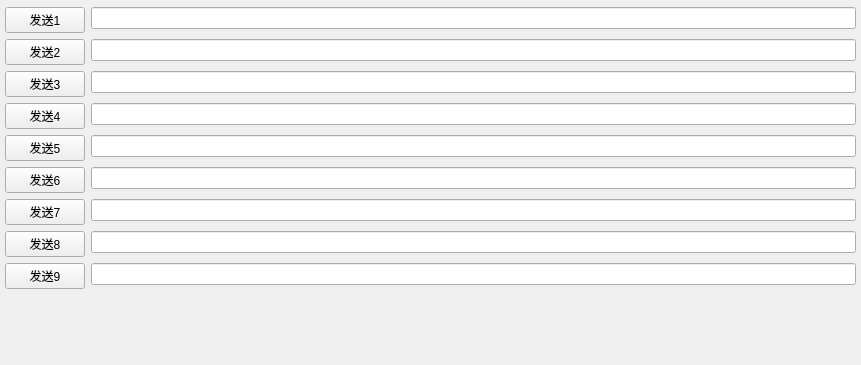
                    <widget class="QWidget" name="scrollAreaWidgetContents_2">
                     <property name="geometry">
                      <rect>
                       <x>0</x>
                       <y>0</y>
                       <width>861</width>
                       <height>365</height>
                      </rect>
                     </property>
                     <layout class="QVBoxLayout" name="verticalLayout_8">
                      <property name="leftMargin">
                       <number>5</number>
                      </property>
                      <property name="topMargin">
                       <number>7</number>
                      </property>
                      <property name="rightMargin">
                       <number>5</number>
                      </property>
                      <property name="bottomMargin">
                       <number>5</number>
                      </property>
                      <item>
                       <layout class="QFormLayout" name="formLayout">
                        <item row="2" column="1">
                         <widget class="QLineEdit" name="sendLine1_2"/>
                        </item>
                        <item row="1" column="1">
                         <widget class="QLineEdit" name="sendLine1_1"/>
                        </item>
                        <item row="1" column="0">
                         <widget class="QPushButton" name="sendButton1_1">
                          <property name="toolTip">
                           <string>Alt + 1</string>
                          </property>
                          <property name="styleSheet">
                           <string notr="true"/>
                          </property>
                          <property name="text">
                           <string>发送1</string>
                          </property>
                          <property name="icon">
                           <iconset resource="icoPack.qrc">
                            <normaloff>:/MainWin/ico/20200510-230224.ico</normaloff>:/MainWin/ico/20200510-230224.ico</iconset>
                          </property>
                         </widget>
                        </item>
                        <item row="2" column="0">
                         <widget class="QPushButton" name="sendButton1_2">
                          <property name="sizePolicy">
                           <sizepolicy hsizetype="Fixed" vsizetype="Fixed">
                            <horstretch>1</horstretch>
                            <verstretch>0</verstretch>
                           </sizepolicy>
                          </property>
                          <property name="toolTip">
                           <string>Alt + 2</string>
                          </property>
                          <property name="text">
                           <string>发送2</string>
                          </property>
                          <property name="icon">
                           <iconset resource="icoPack.qrc">
                            <normaloff>:/MainWin/ico/20200510-230224.ico</normaloff>:/MainWin/ico/20200510-230224.ico</iconset>
                          </property>
                         </widget>
                        </item>
                        <item row="3" column="0">
                         <widget class="QPushButton" name="sendButton1_3">
                          <property name="toolTip">
                           <string>Alt + 3</string>
                          </property>
                          <property name="text">
                           <string>发送3</string>
                          </property>
                          <property name="icon">
                           <iconset resource="icoPack.qrc">
                            <normaloff>:/MainWin/ico/20200510-230224.ico</normaloff>:/MainWin/ico/20200510-230224.ico</iconset>
                          </property>
                         </widget>
                        </item>
                        <item row="3" column="1">
                         <widget class="QLineEdit" name="sendLine1_3">
                          <property name="sizePolicy">
                           <sizepolicy hsizetype="Expanding" vsizetype="Fixed">
                            <horstretch>6</horstretch>
                            <verstretch>0</verstretch>
                           </sizepolicy>
                          </property>
                         </widget>
                        </item>
                        <item row="4" column="1">
                         <widget class="QLineEdit" name="sendLine1_4"/>
                        </item>
                        <item row="4" column="0">
                         <widget class="QPushButton" name="sendButton1_4">
                          <property name="toolTip">
                           <string>Alt + 4</string>
                          </property>
                          <property name="text">
                           <string>发送4</string>
                          </property>
                          <property name="icon">
                           <iconset resource="icoPack.qrc">
                            <normaloff>:/MainWin/ico/20200510-230224.ico</normaloff>:/MainWin/ico/20200510-230224.ico</iconset>
                          </property>
                         </widget>
                        </item>
                        <item row="5" column="1">
                         <widget class="QLineEdit" name="sendLine1_5"/>
                        </item>
                        <item row="5" column="0">
                         <widget class="QPushButton" name="sendButton1_5">
                          <property name="toolTip">
                           <string>Alt + 5</string>
                          </property>
                          <property name="text">
                           <string>发送5</string>
                          </property>
                          <property name="icon">
                           <iconset resource="icoPack.qrc">
                            <normaloff>:/MainWin/ico/20200510-230224.ico</normaloff>:/MainWin/ico/20200510-230224.ico</iconset>
                          </property>
                         </widget>
                        </item>
                        <item row="6" column="1">
                         <widget class="QLineEdit" name="sendLine1_6"/>
                        </item>
                        <item row="6" column="0">
                         <widget class="QPushButton" name="sendButton1_6">
                          <property name="toolTip">
                           <string>Alt + 6</string>
                          </property>
                          <property name="text">
                           <string>发送6</string>
                          </property>
                          <property name="icon">
                           <iconset resource="icoPack.qrc">
                            <normaloff>:/MainWin/ico/20200510-230224.ico</normaloff>:/MainWin/ico/20200510-230224.ico</iconset>
                          </property>
                         </widget>
                        </item>
                        <item row="7" column="0">
                         <widget class="QPushButton" name="sendButton1_7">
                          <property name="toolTip">
                           <string>Alt + 7</string>
                          </property>
                          <property name="text">
                           <string>发送7</string>
                          </property>
                          <property name="icon">
                           <iconset resource="icoPack.qrc">
                            <normaloff>:/MainWin/ico/20200510-230224.ico</normaloff>:/MainWin/ico/20200510-230224.ico</iconset>
                          </property>
                         </widget>
                        </item>
                        <item row="7" column="1">
                         <widget class="QLineEdit" name="sendLine1_7"/>
                        </item>
                        <item row="8" column="0">
                         <widget class="QPushButton" name="sendButton1_8">
                          <property name="toolTip">
                           <string>Alt + 8</string>
                          </property>
                          <property name="text">
                           <string>发送8</string>
                          </property>
                          <property name="icon">
                           <iconset resource="icoPack.qrc">
                            <normaloff>:/MainWin/ico/20200510-230224.ico</normaloff>:/MainWin/ico/20200510-230224.ico</iconset>
                          </property>
                         </widget>
                        </item>
                        <item row="8" column="1">
                         <widget class="QLineEdit" name="sendLine1_8"/>
                        </item>
                        <item row="9" column="0">
                         <widget class="QPushButton" name="sendButton1_9">
                          <property name="toolTip">
                           <string>Alt + 9</string>
                          </property>
                          <property name="text">
                           <string>发送9</string>
                          </property>
                          <property name="icon">
                           <iconset resource="icoPack.qrc">
                            <normaloff>:/MainWin/ico/20200510-230224.ico</normaloff>:/MainWin/ico/20200510-230224.ico</iconset>
                          </property>
                         </widget>
                        </item>
                        <item row="9" column="1">
                         <widget class="QLineEdit" name="sendLine1_9"/>
                        </item>
                       </layout>
                      </item>
                     </layout>
                    </widget>
